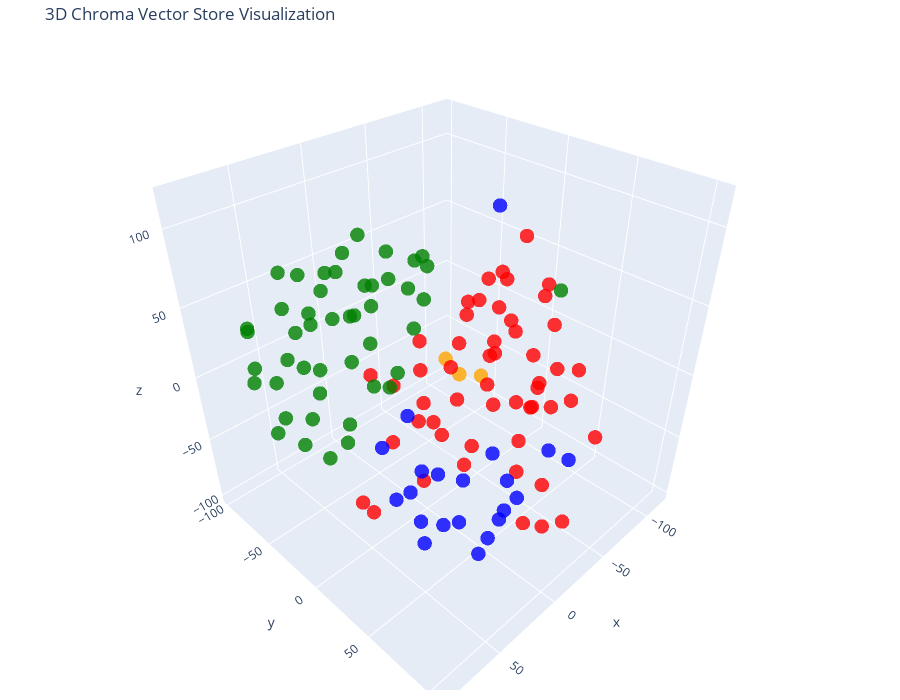

Here is the notebook cell this chart was saved with:
### Code cell
# Let's try 3D!

tsne = TSNE(n_components=3, random_state=42)
reduced_vectors = tsne.fit_transform(vectors)

# Create the 3D scatter plot
fig = go.Figure(data=[go.Scatter3d(
    x=reduced_vectors[:, 0],
    y=reduced_vectors[:, 1],
    z=reduced_vectors[:, 2],
    mode='markers',
    marker=dict(size=5, color=colors, opacity=0.8),
    text=[f"Type: {t}<br>Text: {d[:100]}..." for t, d in zip(doc_types, documents)],
    hoverinfo='text'
)])

fig.update_layout(
    title='3D Chroma Vector Store Visualization',
    scene=dict(xaxis_title='x', yaxis_title='y', zaxis_title='z'),
    width=900,
    height=700,
    margin=dict(r=20, b=10, l=10, t=40)
)

fig.show()

### Figure 1 — Plotly figure (JSON) as saved in the notebook; plotly's stock layout.template omitted (floating-point values rounded to 4 significant figures)
{"data": [{"hoverinfo": "text", "marker": {"color": ["orange", "orange", "orange", "red", "red", "red", "red", "red", "red", "red", "red", "red", "red", "red", "red", "red", "red", "red", "red", "red", "red", "red", "red", "red", "red", "red", "red", "red", "red", "red", "red", "red", "red", "red", "red", "red", "red", "red", "red", "red", "red", "red", "red", "red", "red", "red", "red", "red", "red", "red", "red", "red", "red", "red", "red", "green", "green", "green", "green", "green", "green", "green", "green", "green", "green", "green", "green", "green", "green", "green", "green", "green", "green", "green", "green", "green", "green", "green", "green", "green", "green", "green", "green", "green", "green", "green", "green", "green", "green", "green", "green", "green", "green", "green", "green", "green", "green", "green", "green", "green", "green", "green", "blue", "blue", "blue", "blue", "blue", "blue", "blue", "blue", "blue", "blue", "blue", "blue", "blue", "blue", "blue", "blue", "blue", "blue", "blue", "blue", "blue"], "opacity": 0.8, "size": 5}, "mode": "markers", "text": ["Type: company<br>Text: # About Insurellm\n\nInsurellm was founded by Avery Lancaster in 2015 as an insurance tech startup des...", "Type: company<br>Text: # Careers at Insurellm\n\nInsurellm is hiring! We are looking for talented software engineers, data sc...", "Type: company<br>Text: # Overview of Insurellm\n\nInsurellm is an innovative insurance tech firm with 200 employees across th...", "Type: contracts<br>Text: # Contract with Apex Reinsurance for Rellm: AI-Powered Enterprise Reinsurance Solution\n\n## Terms\n\n1....", "Type: contracts<br>Text: ## Renewal\n\n1. **Automatic Renewal**: This Agreement will automatically renew for successive one-yea...", "Type: contracts<br>Text: 2. **Seamless Integrations**: The architecture of Rellm allows for easy integration with existing sy...", "Type: contracts<br>Text: 1. **Technical Support**: Provider shall offer dedicated technical support to the Client via phone, ...", "Type: contracts<br>Text: **Insurellm, Inc.**  \n_____________________________  \nAuthorized Signature   \nDate: ________________...", "Type: contracts<br>Text: # Contract with Belvedere Insurance for Markellm\n\n## Terms\nThis Contract (\"Agreement\") is made and e...", "Type: contracts<br>Text: ## Renewal\n1. **Renewal Terms**: This Agreement may be renewed for additional one-year terms upon mu...", "Type: contracts<br>Text: ## Features\n1. **AI-Powered Matching**: Belvedere Insurance will benefit from Markellm's AI-powered ...", "Type: contracts<br>Text: ## Support\n1. **Technical Support**: Technical support will be available from 9 AM to 7 PM EST, Mond...", "Type: contracts<br>Text: **Belvedere Insurance**  \nSignature: ______________________  \nName: [Authorized Signatory]  \nTitle: ...", "Type: contracts<br>Text: # Contract with BrightWay Solutions for Markellm\n\n**Contract Date:** October 5, 2023  \n**Contract ID...", "Type: contracts<br>Text: 3. **Service Level Agreement (SLA):**  \n   Insurellm commits to a 99.9% uptime for the platform with...", "Type: contracts<br>Text: 2. **Real-Time Quote Availability:**  \n   Consumers sourced via BrightWay Solutions will receive rea...", "Type: contracts<br>Text: 3. **Training and Onboarding:**  \n   Insurellm agrees to provide one free training session on how to...", "Type: contracts<br>Text: # Contract with EverGuard Insurance for Rellm: AI-Powered Enterprise Reinsurance Solution\n\n**Contrac...", "Type: contracts<br>Text: 4. **Usage Rights**: EverGuard Insurance is granted a non-exclusive, non-transferable license to acc...", "Type: contracts<br>Text: 1. **Core Functionality**: Rellm provides EverGuard Insurance with advanced AI-driven analytics, sea...", "Type: contracts<br>Text: 1. **Customer Support**: Insurellm will provide EverGuard Insurance with 24/7 customer support, incl...", "Type: contracts<br>Text: ---\n\n**Signatures**  \n**For Insurellm**: __________________________  \n**Name**: John Smith  \n**Title...", "Type: contracts<br>Text: # Contract with GreenField Holdings for Markellm\n\n**Effective Date:** November 15, 2023  \n**Contract...", "Type: contracts<br>Text: ## Renewal\n1. **Automatic Renewal**: This contract will automatically renew for sequential one-year ...", "Type: contracts<br>Text: ## Features\n1. **AI-Powered Matching**: Access to advanced algorithms that connect GreenField Holdin...", "Type: contracts<br>Text: ## Support\n1. **Customer Support Access**: The Client will have access to dedicated support through ...", "Type: contracts<br>Text: **Signatures:**  \n_________________________                           _________________________  \n**...", "Type: contracts<br>Text: # Contract with Greenstone Insurance for Homellm\n\n---\n\n## Terms\n\n1. **Parties**: This Contract (\"Agr...", "Type: contracts<br>Text: 4. **Payment Terms**: \n   - The Customer shall pay an amount of $10,000 per month for the Standard T...", "Type: contracts<br>Text: ---\n\n## Features\n\n- **AI-Powered Risk Assessment**: Customer will have access to enhanced risk evalu...", "Type: contracts<br>Text: - **Customer Portal**: A dedicated portal will be provided, allowing the Customer's clients to manag...", "Type: contracts<br>Text: ______________________________  \n[Name], [Title]  \nDate: ______________________\n\n**For Greenstone In...", "Type: contracts<br>Text: # Contract with GreenValley Insurance for Homellm\n\n**Contract Date:** October 6, 2023  \n**Contract N...", "Type: contracts<br>Text: 4. **Confidentiality:** Both parties agree to maintain the confidentiality of proprietary informatio...", "Type: contracts<br>Text: 1. **AI-Powered Risk Assessment:** Access to advanced AI algorithms for real-time risk evaluations.\n...", "Type: contracts<br>Text: 3. **Regular Updates:** Insurellm will offer ongoing updates and enhancements to the Homellm platfor...", "Type: contracts<br>Text: # Contract with Pinnacle Insurance Co. for Homellm\n\n## Terms\nThis contract (\"Contract\") is entered i...", "Type: contracts<br>Text: ## Renewal\n1. **Renewal Terms**: At the end of the initial term, this Contract shall automatically r...", "Type: contracts<br>Text: ## Features\n1. **AI-Powered Risk Assessment**: Utilized for tailored underwriting decisions specific...", "Type: contracts<br>Text: ## Support\n1. **Technical Support**: Insurellm shall provide 24/7 technical support via an email and...", "Type: contracts<br>Text: # Contract with Roadway Insurance Inc. for Carllm\n\n---\n\n## Terms\n\n1. **Agreement Effective Date**: T...", "Type: contracts<br>Text: ---\n\n## Renewal\n\n1. **Automatic Renewal**: This agreement will automatically renew for an additional...", "Type: contracts<br>Text: ---\n\n## Features\n\n1. **Access to Core Features**: Roadway Insurance Inc. will have access to all Pro...", "Type: contracts<br>Text: ---\n\n## Support\n\n1. **Technical Support**: Roadway Insurance Inc. will receive priority technical su...", "Type: contracts<br>Text: # Contract with Stellar Insurance Co. for Rellm\n\n## Terms\nThis contract is made between **Insurellm*...", "Type: contracts<br>Text: ### Termination\nEither party may terminate this agreement with a **30-day written notice**. In the e...", "Type: contracts<br>Text: ## Features\nStellar Insurance Co. will receive access to the following features of the Rellm product...", "Type: contracts<br>Text: ## Support\nInsurellm provides Stellar Insurance Co. with the following support services:\n\n- **24/7 T...", "Type: contracts<br>Text: # Contract with TechDrive Insurance for Carllm\n\n**Contract Date:** October 1, 2024  \n**Contract Dura...", "Type: contracts<br>Text: ## Renewal\n\n1. **Automatic Renewal**: This contract shall automatically renew for additional one-yea...", "Type: contracts<br>Text: ## Support\n\n1. **Customer Support**: Insurellm will provide 24/7 customer support to TechDrive Insur...", "Type: contracts<br>Text: **TechDrive Insurance Representative:**  \nName: Sarah Johnson  \nTitle: Operations Director  \nDate: _...", "Type: contracts<br>Text: # Contract with Velocity Auto Solutions for Carllm\n\n**Contract Date:** October 1, 2023  \n**Contract ...", "Type: contracts<br>Text: ## Renewal\n\n1. **Automatic Renewal**: This contract will automatically renew for successive 12-month...", "Type: contracts<br>Text: ## Support\n\n1. **Customer Support**: Velocity Auto Solutions will have access to Insurellm’s custome...", "Type: employees<br>Text: # HR Record\n\n# Alex Chen\n\n## Summary\n- **Date of Birth:** March 15, 1990  \n- **Job Title:** Backend ...", "Type: employees<br>Text: ## Annual Performance History\n- **2020:**  \n  - Completed onboarding successfully.  \n  - Met expecta...", "Type: employees<br>Text: ## Compensation History\n- **2020:** Base Salary: $80,000  \n- **2021:** Base Salary Increase to $90,0...", "Type: employees<br>Text: Alex Chen continues to be a vital asset at Insurellm, contributing significantly to innovative backe...", "Type: employees<br>Text: # HR Record\n\n# Alex Harper\n\n## Summary\n- **Date of Birth**: March 15, 1993  \n- **Job Title**: Sales ...", "Type: employees<br>Text: ## Annual Performance History  \n- **2021**:  \n  - **Performance Rating**: 4.5/5  \n  - **Key Achievem...", "Type: employees<br>Text: - **2022**:  \n  - **Base Salary**: $65,000 (Promotion to Senior SDR)  \n  - **Bonus**: $13,000 (20% o...", "Type: employees<br>Text: # HR Record\n\n# Alex Thomson\n\n## Summary\n- **Date of Birth:** March 15, 1995  \n- **Job Title:** Sales...", "Type: employees<br>Text: ## Annual Performance History  \n- **2022** - Rated as \"Exceeds Expectations.\" Alex Thomson achieved ...", "Type: employees<br>Text: ## Other HR Notes\n- Alex Thomson is an active member of the Diversity and Inclusion committee at Ins...", "Type: employees<br>Text: # Avery Lancaster\n\n## Summary\n- **Date of Birth**: March 15, 1985  \n- **Job Title**: Co-Founder & Ch...", "Type: employees<br>Text: - **2010 - 2013**: Business Analyst at Edge Analytics  \n  Prior to joining Innovate, Avery worked as...", "Type: employees<br>Text: - **2018**: **Exceeds Expectations**  \n  Under Avery’s pivoted vision, Insurellm launched two new su...", "Type: employees<br>Text: - **2022**: **Satisfactory**  \n  Avery focused on rebuilding team dynamics and addressing employee c...", "Type: employees<br>Text: ## Compensation History\n- **2015**: $150,000 base salary + Significant equity stake  \n- **2016**: $1...", "Type: employees<br>Text: ## Other HR Notes\n- **Professional Development**: Avery has actively participated in leadership trai...", "Type: employees<br>Text: # HR Record\n\n# Emily Carter\n\n## Summary\n- **Date of Birth:** August 12, 1990  \n- **Job Title:** Acco...", "Type: employees<br>Text: - **2017-2019:** Marketing Intern  \n  - Assisted with market research and campaign development for s...", "Type: employees<br>Text: ## Compensation History\n| Year | Base Salary | Bonus         | Total Compensation |\n|------|--------...", "Type: employees<br>Text: Emily Carter exemplifies the kind of talent that drives Insurellm's success and is an invaluable ass...", "Type: employees<br>Text: # HR Record\n\n# Emily Tran\n\n## Summary\n- **Date of Birth:** March 18, 1991  \n- **Job Title:** Digital...", "Type: employees<br>Text: - **January 2017 - May 2018**: Marketing Intern  \n  - Supported the Marketing team by collaborating ...", "Type: employees<br>Text: - **2021**:  \n  - Performance Rating: Meets Expectations  \n  - Key Achievements: Contributed to the ...", "Type: employees<br>Text: - **Professional Development Goals**:  \n  - Emily Tran aims to become a Marketing Manager within the...", "Type: employees<br>Text: # HR Record\n\n# Jordan Blake\n\n## Summary\n- **Date of Birth:** March 15, 1993  \n- **Job Title:** Sales...", "Type: employees<br>Text: ## Annual Performance History\n- **2021:** First year at Insurellm; achieved 90% of monthly targets. ...", "Type: employees<br>Text: ## Other HR Notes\n- Jordan has shown an interest in continuing education, actively participating in ...", "Type: employees<br>Text: # HR Record\n\n# Jordan K. Bishop\n\n## Summary\n- **Date of Birth:** March 15, 1990\n- **Job Title:** Fro...", "Type: employees<br>Text: ## Annual Performance History\n- **2019:** Exceeds Expectations - Continuously delivered high-quality...", "Type: employees<br>Text: ## Compensation History\n- **June 2018:** Starting Salary - $85,000\n- **June 2019:** Salary Increase ...", "Type: employees<br>Text: ## Other HR Notes\n- Jordan K. Bishop has been an integral part of club initiatives, including the In...", "Type: employees<br>Text: # HR Record\n\n# Maxine Thompson\n\n## Summary\n- **Date of Birth:** January 15, 1991  \n- **Job Title:** ...", "Type: employees<br>Text: ## Insurellm Career Progression\n- **January 2017 - October 2018**: **Junior Data Engineer**  \n  * Ma...", "Type: employees<br>Text: ## Annual Performance History\n- **2017**: *Meets Expectations*  \n  Maxine showed potential in her ro...", "Type: employees<br>Text: - **2021**: *Exceeds Expectations*  \n  Maxine spearheaded the transition to a new data warehousing s...", "Type: employees<br>Text: ## Compensation History\n- **2017**: $70,000 (Junior Data Engineer)  \n- **2018**: $75,000 (Junior Dat...", "Type: employees<br>Text: # HR Record\n\n# Oliver Spencer\n\n## Summary\n- **Date of Birth**: May 14, 1990  \n- **Job Title**: Backe...", "Type: employees<br>Text: ## Annual Performance History\n- **2018**: **3/5** - Adaptable team player but still learning to take...", "Type: employees<br>Text: ## Compensation History\n- **March 2018**: Initial salary of $80,000.\n- **July 2019**: Salary increas...", "Type: employees<br>Text: # Samantha Greene\n\n## Summary\n- **Date of Birth:** October 14, 1990\n- **Job Title:** HR Generalist\n-...", "Type: employees<br>Text: ## Annual Performance History\n- **2020:** Exceeds Expectations  \n  Samantha Greene demonstrated exce...", "Type: employees<br>Text: ## Compensation History\n- **2020:** Base Salary - $55,000  \n  The entry-level salary matched industr...", "Type: employees<br>Text: - **2023:** Base Salary - $70,000  \n  Recognized for substantial improvement in employee relations m...", "Type: employees<br>Text: # HR Record\n\n# Samuel Trenton\n\n## Summary\n- **Date of Birth:** April 12, 1989  \n- **Job Title:** Sen...", "Type: employees<br>Text: ## Annual Performance History\n- **2023:** Rating: 4.5/5  \n  *Samuel exceeded expectations, successfu...", "Type: employees<br>Text: ## Compensation History\n- **2023:** Base Salary: $115,000 + Bonus: $15,000  \n  *Annual bonus based o...", "Type: employees<br>Text: - **Engagement in Company Culture:** Regularly participates in team-building events and contributes ...", "Type: products<br>Text: # Product Summary\n\n# Carllm\n\n## Summary\n\nCarllm is an innovative auto insurance product developed by...", "Type: products<br>Text: - **Instant Quoting**: With Carllm, insurance companies can offer near-instant quotes to customers, ...", "Type: products<br>Text: - **Mobile Integration**: Carllm is designed to work seamlessly with mobile applications, providing ...", "Type: products<br>Text: - **Professional Tier**: $2,500/month\n  - For medium-sized companies.\n  - All Basic Tier features pl...", "Type: products<br>Text: ### Q2 2025: Customer Experience Improvements\n- Launch of a new **mobile app** for end-users.\n- Intr...", "Type: products<br>Text: # Product Summary\n\n# Homellm\n\n## Summary\nHomellm is an innovative home insurance product developed b...", "Type: products<br>Text: ### 2. Dynamic Pricing Model\nWith Homellm's innovative dynamic pricing model, insurance providers ca...", "Type: products<br>Text: ### 5. Multi-Channel Integration\nHomellm seamlessly integrates into existing insurance platforms, pr...", "Type: products<br>Text: - **Basic Tier:** Starting at $5,000/month for small insurers with basic integration features.\n- **S...", "Type: products<br>Text: All tiers include a comprehensive training program and ongoing updates to ensure optimal performance...", "Type: products<br>Text: With Homellm, Insurellm is committed to transforming the landscape of home insurance, ensuring both ...", "Type: products<br>Text: # Product Summary\n\n# Markellm\n\n## Summary\n\nMarkellm is an innovative two-sided marketplace designed ...", "Type: products<br>Text: - **User-Friendly Interface**: Designed with user experience in mind, Markellm features an intuitive...", "Type: products<br>Text: - **Customer Support**: Our dedicated support team is always available to assist both consumers and ...", "Type: products<br>Text: ### For Insurance Companies:\n- **Basic Listing Fee**: $199/month for a featured listing on the platf...", "Type: products<br>Text: ### Q3 2025\n- Initiate a comprehensive marketing campaign targeting both consumers and insurers to i...", "Type: products<br>Text: # Product Summary\n\n# Rellm: AI-Powered Enterprise Reinsurance Solution\n\n## Summary\n\nRellm is an inno...", "Type: products<br>Text: ### Seamless Integrations\nRellm's architecture is designed for effortless integration with existing ...", "Type: products<br>Text: ### Regulatory Compliance Tools\nRellm includes built-in compliance tracking features to help organiz...", "Type: products<br>Text: Join the growing number of organizations leveraging Rellm to enhance their reinsurance processes whi...", "Type: products<br>Text: Experience the future of reinsurance with Rellm, where innovation meets reliability. Let Insurellm h..."], "type": "scatter3d", "x": [6.982, 20.91, -1.984, -59.77, -66.61, -47.87, -60.76, -3.783, 44.36, -103.1, 21.02, -49.09, -8.718, -2.346, -32.43, -9.301, -41.45, -35.49, 50.57, -17.0, -22.47, -17.56, 28.53, -76.16, -45.59, 12.84, -18.38, -69.16, -87.32, -21.77, -74.98, -7.904, -84.5, -67.96, -40.92, -49.39, -93.16, -91.35, -30.63, -76.69, -73.23, -92.72, -7.201, -36.83, -37.94, -59.13, -25.63, 69.27, -50.91, -25.87, -44.93, -35.77, -56.16, -13.69, -35.94, -0.3145, 47.24, 52.83, -5.513, 18.43, 47.23, 44.82, 5.448, 81.41, 7.878, 21.23, 43.94, 57.9, 37.85, 84.84, 26.98, -4.419, 65.22, 53.66, -28.15, -0.5961, -18.79, 59.13, 56.47, -6.028, 31.22, -72.73, -33.1, 38.65, 75.06, -54.07, 31.79, 19.69, 71.66, 76.25, 46.87, -22.6, 57.02, 43.07, 67.46, 80.09, 89.04, 78.41, 6.01, -117.1, 71.02, 24.7, 46.76, 43.1, 19.91, -28.03, 68.3, 30.91, -7.679, -9.278, 9.944, 10.11, -26.78, 44.15, 25.01, 12.16, 31.73, 61.6, -9.738, -40.9, -17.34, 21.5, 3.328], "y": [24.26, 48.39, 43.26, 69.01, 61.43, 93.46, 33.8, -6.134, 19.39, 8.866, 19.36, 11.36, -16.54, 79.96, 9.692, 24.67, -13.08, 57.99, 5.157, -74.68, 30.14, 4.233, 36.26, 10.34, 38.75, 26.93, -24.29, -20.46, -25.17, 80.46, -36.99, -39.46, -4.951, -3.888, 63.87, -19.4, -21.74, 29.26, 58.97, 9.895, 29.82, 30.38, 104.3, 37.86, 22.32, 36.02, 54.41, 19.93, 17.74, 25.28, -53.11, 0.7097, 44.62, 44.23, 65.55, -56.95, -58.26, -15.76, -15.28, -67.58, -45.55, -56.64, -63.05, -2.416, -41.27, -0.8215, -20.61, -24.82, -32.89, -13.73, -16.34, -51.4, -69.72, -0.6232, -30.19, -31.09, -20.77, -23.24, 33.53, -81.2, -24.77, -73.61, -70.44, -56.82, -4.226, -66.15, -98.39, 8.73, -46.6, -21.53, 10.53, -81.62, -76.25, -22.51, -82.6, -61.56, -41.54, -62.31, -91.55, 9.879, -35.15, -98.39, 95.16, 85.82, 83.19, 29.46, 69.82, 92.95, 57.25, 68.93, 64.47, 25.41, -47.96, 40.99, 53.6, 44.21, 42.82, 52.37, -15.82, 81.69, 82.88, -7.314, -41.42], "z": [34.49, 43.23, 27.88, 15.39, -15.4, -14.62, 8.491, -19.86, -7.288, -48.32, -52.95, 13.68, -43.6, 25.98, -63.57, -55.87, -41.5, 9.44, -69.31, -40.2, 3.975, 6.186, 8.02, -50.01, -76.58, -16.28, -10.94, 22.16, -33.54, -79.67, 1.106, -25.99, 6.336, -11.78, -68.46, -2.251, 33.5, -52.27, -99.38, 76.35, 44.25, -19.88, -46.65, 38.84, -24.33, -30.73, -27.73, -37.09, 59.94, 73.05, -14.28, 43.66, 65.02, 67.71, 56.17, 80.35, 6.959, 63.2, 31.02, 57.94, 43.7, 70.97, 23.52, 18.32, 14.12, 19.14, -17.95, -39.0, -43.65, 53.29, 4.165, 46.64, -41.44, 42.95, 35.7, 60.63, 72.66, 28.92, 45.5, 57.56, 52.17, 25.93, 52.67, -16.61, 81.32, 39.95, 51.34, 78.49, -12.1, -14.88, 79.86, 27.22, -9.096, 85.3, 33.39, 10.75, 35.74, 45.39, 30.69, 22.29, 68.95, 3.685, -25.55, -48.2, -33.3, 117.2, -32.49, 3.315, -80.21, -54.12, -9.117, -95.84, -67.41, -55.63, -61.0, -41.88, -24.98, -11.9, -88.55, -35.48, -12.41, -87.83, -74.82]}], "layout": {"height": 700, "margin": {"b": 10, "l": 10, "r": 20, "t": 40}, "scene": {"xaxis": {"title": {"text": "x"}}, "yaxis": {"title": {"text": "y"}}, "zaxis": {"title": {"text": "z"}}}, "title": {"text": "3D Chroma Vector Store Visualization"}, "width": 900}}
